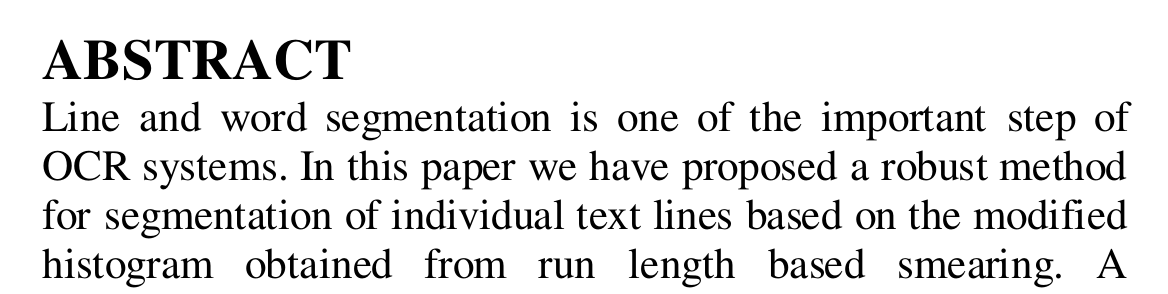
#> input picture img6.png, 1168 x 294 px
$ python ocr.py   (Python 2 division)
#> lines starting #> are read from the running program, lines starting #| are printed output that depends on the picture; after the words box and inside, x2 and y2 are one past the last pixel; in counts of white or black regions, pixels touching at a corner belong together
import numpy as np
from PIL import Image
import PIL.ImageOps
import matplotlib.pyplot as plt
import cv2
import pickle
import Word

def next(arr, ind):
	y, x = arr.shape
	while(ind < x):
		if(arr[0][ind] == 1):
			end = ind + 1
			while((end < x) and (arr[0][end] == 1)):
				end += 1
			return ind, end
		ind += 1
	return -1, -1

def greater(a, b):
    momA = cv2.moments(a)
    (xa,ya) = int(momA['m10']/momA['m00']), int(momA['m01']/momA['m00'])

    momB = cv2.moments(b)
    (xb,yb) = int(momB['m10']/momB['m00']), int(momB['m01']/momB['m00'])
    if xa>xb:
        return 1

    if xa == xb:
        return 0
    else:
        return -1


def cut(img):
	y, x  = img.shape
	i=0
	j = y

	su = img.sum(axis = 1)

	while(su[i] == 0):
		i += 1
	i -= 1
	if i < 0:
		i = 0
	j -= 1
	while(su[j] == 0):
		j -= 1
	j += 2

	return i, j


def chkprev(prev_x, prev_y, cur_x, cur_y):
	if( ( cur_x - prev_x ) < 10 and (cur_y - prev_y) < 10):
		return True
	return False


img = Image.open("img6.png")
#> img is the input picture: PIL image 1168x294 RGB; min 0, max 255, mean 229.9
img = img.convert("L")	#convert the image to greyscale
#> img: PIL image 1168x294 L


img = PIL.ImageOps.invert(img) #invert the image
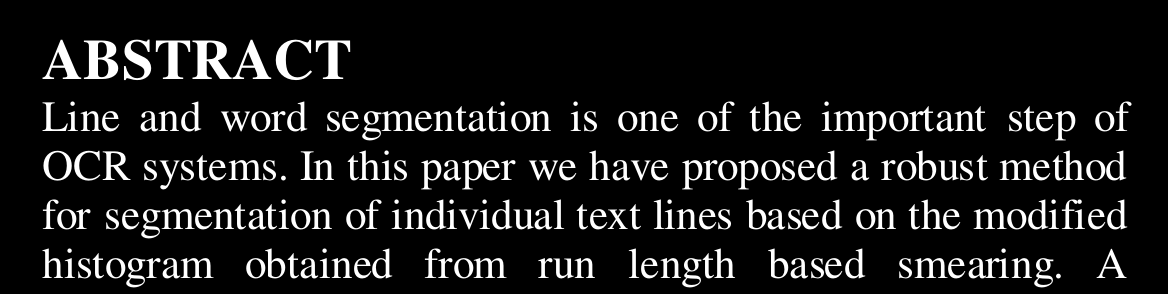
#> img: PIL image 1168x294 L; min 0, max 255, mean 25.1
img = np.asarray(img)


print img.shape
#| (294, 1168)
#plt.imshow(img, cmap='gray')
#plt.show()

#img[0][0] = 1
img = img.copy()
y, x =  img.shape
#> y = 294; x = 1168


original = img.copy()


#print img
#plt.imshow(img, cmap='gray')
#plt.show()


#creating horizontal lines where character is present

for i in range(y):
	for j in range(x):
		if(img[i][j] != 0):
			img[i][:] = 1
			continue
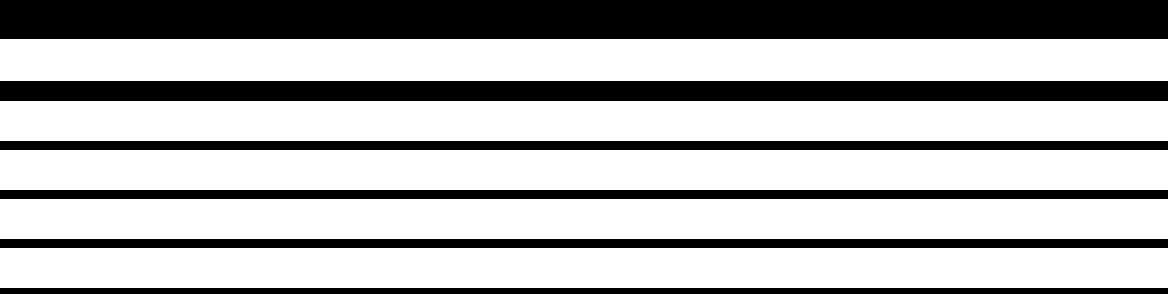
#> img: shape (294, 1168); values 0 (black) and 1 (white), 68.7% white; 6 black regions, box (x1, y1, x2, y2) and area: (0, 0, 1168, 39) 45552, (0, 81, 1168, 101) 23360, (0, 141, 1168, 150) 10512, (0, 190, 1168, 199) 10512, (0, 239, 1168, 248) 10512, (0, 288, 1168, 294) 7008


#plt.imshow(img, cmap='gray')
#plt.show()

lines=[]
i = 0
while(i < y):
	if(img[i][0] == 1):
		j = i + 1
		while((j < y ) and (img[j][0] == 1)):
			j +=1
		arr = original[i:j]
		lines.append(arr)
		i = j - 1
	i += 1
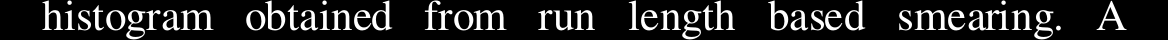
#> arr: shape (40, 1168); min 0, max 255, mean 37.4
#> after the loop, i = 294; j = 288; lines = 5 items


#now individaual words by verticle line


words = []

for i in range(len(lines)):
	cpy = lines[i].copy()
	tmp = lines[i]
	y, x = cpy.shape
	for c in range(x):
		for r in range(y):
			if(cpy[r,c] != 0):
				cpy[:,c] = 1
				continue
	st, en = next(cpy, 0)

	while(True):
		nst, nen = next(cpy, en + 1)
		if(nst == -1):
			words.append(tmp[:,st:en])
			break
		if(nst - en < 8):
			en = nen
		else:
			words.append(tmp[:,st:en])
			st = nst
			en = nen
#> this loop made 5 passes
#> pass 1, `cpy = lines[i].copy()`:
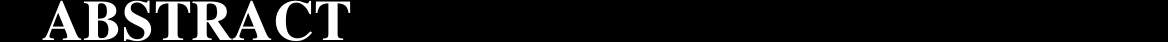
#> cpy: shape (42, 1168); min 0, max 255, mean 23.1
#> after the loop:
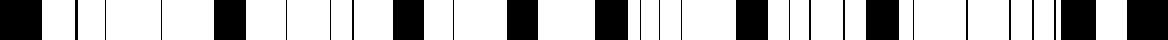
#> cpy: shape (40, 1168); values 0 (black) and 1 (white), 71.1% white; 27 black regions, largest, box (x1, y1, x2, y2) and area: (0, 0, 42, 40) 1680, (1127, 0, 1168, 40) 1640, (1061, 0, 1096, 40) 1400
#> after the loop, words = 41 items


chars = []
currentChars = []
for i in range(len(words)):
	tmp = words[i]
	tmp = cv2.bitwise_not(tmp)
	#plt.imshow(tmp, cmap='gray')
	#plt.show()
	img = tmp
	orig = img.copy()
	currentChars = []


	# smooth the image to avoid noises
	ret, thresh = cv2.threshold(img,0,255,cv2.THRESH_BINARY_INV+cv2.THRESH_OTSU)
	thresh_color = cv2.cvtColor(thresh,cv2.COLOR_GRAY2BGR)

	#plt.imshow(thresh, cmap='gray')
	#plt.show()

	im_floodfill = thresh.copy()

	# Mask used to flood filling.
	# Notice the size needs to be 2 pixels than the image.
	h, w = thresh.shape[:2]
	mask = np.zeros((h+2, w+2), np.uint8)

	# Floodfill from point (0, 0)
	cv2.floodFill(im_floodfill, mask, (0,0), 255);

	# Invert floodfilled image
	im_floodfill_inv = cv2.bitwise_not(im_floodfill)

	# Combine the two images to get the foreground.
	im_out = thresh | im_floodfill_inv

	orig_processsed = thresh
	thresh = im_out


	#plt.imshow(thresh, cmap='gray')
	#plt.show()
	# Find the contours


	contours = cv2.findContours(thresh,cv2.RETR_LIST,cv2.CHAIN_APPROX_SIMPLE)


	#previous location of the contor to avoid duplicates
	prev_x = 0
	prev_y = 0

	contours = contours[1]
	# For each contour, find the bounding rectangle and draw it
#> (the run stopped early here; a loop or call above may not have finished)
